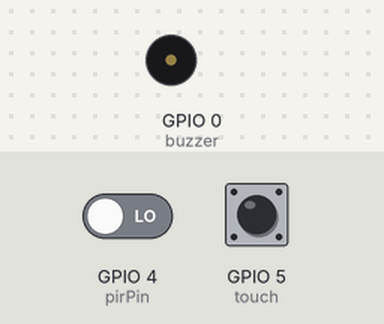
Bench run of a sketch on a simulated ESP8266 (NodeMCU). On the bench: buzzer (waves = sounding, pin HIGH). The test bench sets the inputs (shaded band); at power-on: GPIO 4 (pirPin) LOW, GPIO 5 (touch) LOW. WiFi joins after 1.5 s; servers stay silent unless stated; network time is answered at once with the bench clock; the local clock reads 2024-03-15 10:24:30 at power-on unless the sketch sets it; what the sketch prints to the serial monitor is not drawn.

Above: at 2.7 s.
2.8 s: GPIO 4 (pirPin) driven HIGH
At 4.0 s:
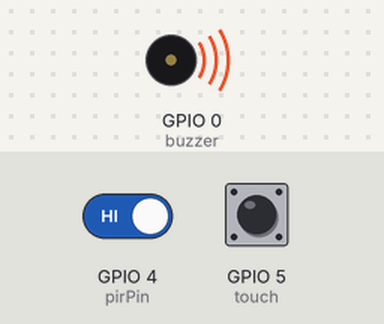
4.3 s: GPIO 4 (pirPin) driven LOW
At 5.5 s:
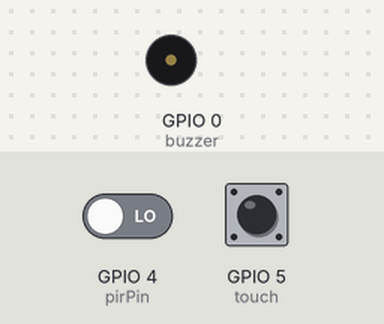
Timing chart, 0 to 7.3 s (numbered marks = the images above; inputs shaded):
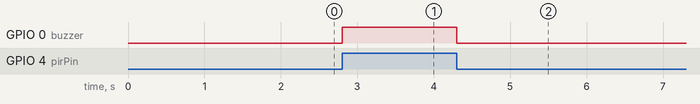

Measured:
- after the input at 2.8 s, GPIO 0 (buzzer): LOW → HIGH at once
- after the input at 4.3 s, GPIO 0 (buzzer): HIGH → LOW at once

The sketch:

homeSecurity.ino
```cpp
#include <ESP8266WiFi.h>
#include <NTPClient.h>
#include <WiFiUdp.h>
#include <FirebaseArduino.h>

#define WIFI_SSID "mardes home"
#define WIFI_PASSWORD "Prateek123@@"

#define projectID "warrior-bulls-default-rtdb" //Your Firebase Project ID; can be found in project settings.
#define FIREBASE_HOST "warrior-bulls-default-rtdb.firebaseio.com"
#define FIREBASE_AUTH "2JNTy9dXCRiq3Yyf78K9DqOhKZMzwnLeNIgZF5G3"

WiFiUDP ntpUDP;
NTPClient timeClient(ntpUDP);

int buzzer = 0;                // LED
int pirPin = 4;                 // PIR Out pin
int touch = 5;

bool isActive = false;

int pirStat = 0;                   // PIR status

void setup() {
    Serial.begin(9600);

  pinMode(buzzer, OUTPUT);
  pinMode(pirPin, INPUT);
  pinMode(touch, INPUT);

  // connect to wifi.
  WiFi.begin(WIFI_SSID, WIFI_PASSWORD);
  Serial.print("connecting");
  while (WiFi.status() != WL_CONNECTED) {
    Serial.print(".");
    delay(500);
  }
  Serial.println();
  Serial.print("connected: ");
  Serial.println(WiFi.localIP());

  Firebase.begin(FIREBASE_HOST, FIREBASE_AUTH);
  timeClient.begin();

}


void work(){
   timeClient.update();
  unsigned long startMillis = millis(); // Start of sample window
  long num = timeClient.getEpochTime();


    pirStat = digitalRead(pirPin);
    if (pirStat == HIGH) {            // if motion detected
    digitalWrite(buzzer, HIGH);  // turn LED ON
    Serial.println("Hey I got you!!!");
    char strBuf[100],strBufH[100];
    sprintf(strBuf, "RECORD/%ld/DETUCTED",num);

    Firebase.setBool(strBuf,true);


  }
  else {
    digitalWrite(buzzer, LOW); // turn LED OFF if we have no motion

  }
}
void loop(){


  if (digitalRead(touch) == HIGH) {
    //Serial.print("Touched");
    if (isActive) {
      //START ALL FUNCTIONS
      isActive = false;
    } else {
      //CLOSE WORKING
      isActive = true;
    }
  }


  if (!isActive) {;
    work();
  }else{

  }


}
```
